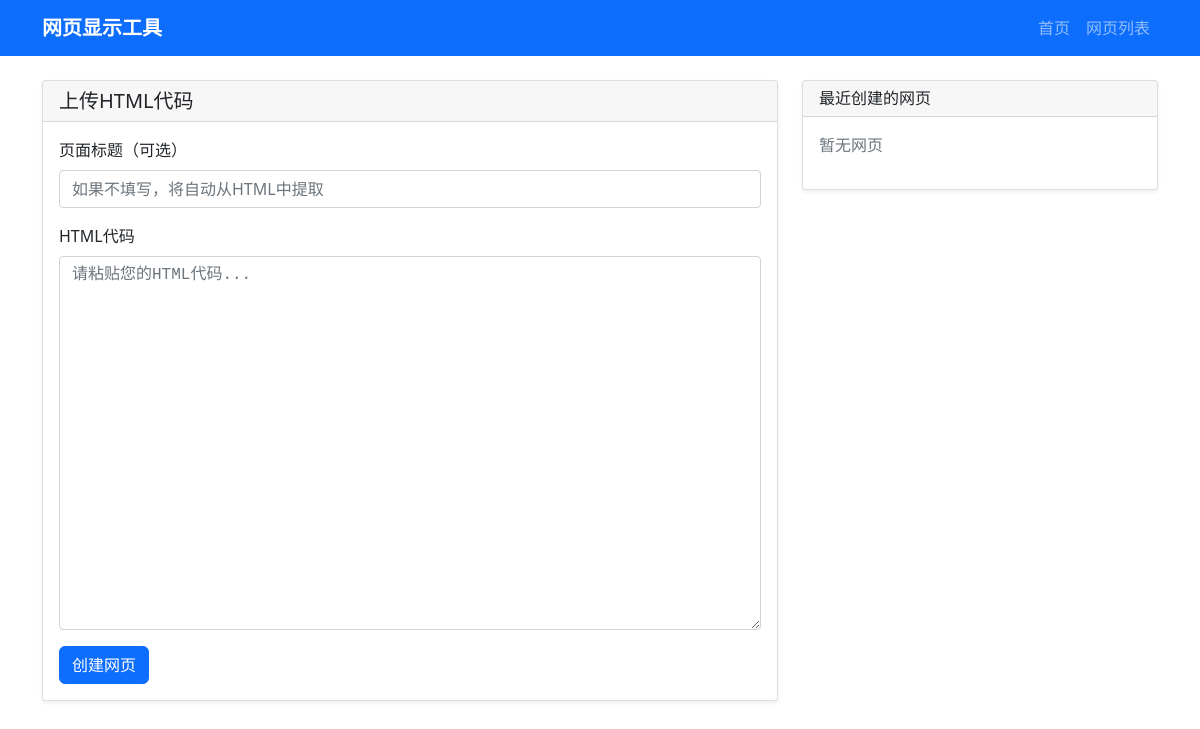
/web-render/, run on an earlier commit of the app's database.
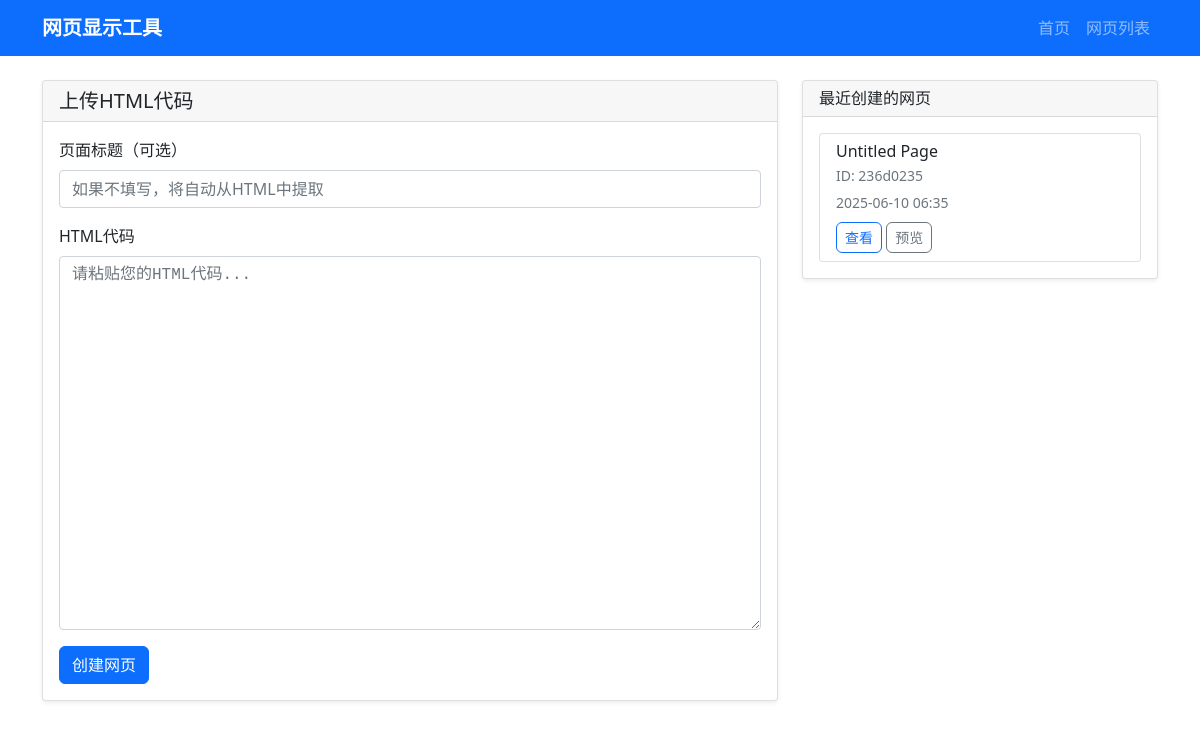
And on a later commit of the database.
### models.py (models this page shows, shortened)
class WebPage(Base):
    __tablename__ = "web_pages"
    id = Column(Integer, primary_key=True, index=True)
    page_id = Column(String(50), unique=True, index=True, nullable=False)
    title = Column(String(200), nullable=True)
    html_content = Column(Text, nullable=False)
    created_at = Column(DateTime(timezone=True), server_default=func.now())
    updated_at = Column(DateTime(timezone=True), onupdate=func.now())

### routers/pages.py (the view)
@router.get("/", response_class=HTMLResponse)
async def home(request: Request, db: Session = Depends(get_db)):
    pages = get_all_web_pages(db, limit=10)
    return templates.TemplateResponse(
        "upload.html",
        {"request": request, "pages": pages}
    )

### templates/upload.html (shortened to what this page needs)
{% extends "base.html" %}
{% block content %}
<div class="row">
    <div class="col-md-8">
        <div class="card">
            <div class="card-header">
                <h5 class="card-title mb-0">上传HTML代码</h5>
            </div>
            <div class="card-body">
                <form id="uploadForm">
                    <div class="mb-3">
                        <label for="title" class="form-label">页面标题（可选）</label>
                        <input type="text" class="form-control" id="title" name="title" placeholder="如果不填写，将自动从HTML中提取">
                    </div>
                    <div class="mb-3">
                        <label for="htmlContent" class="form-label">HTML代码</label>
                        <textarea class="form-control" id="htmlContent" name="html_content" rows="15" placeholder="请粘贴您的HTML代码..." required></textarea>
                    </div>
                    <button type="submit" class="btn btn-primary">创建网页</button>
                </form>
            </div>
        </div>
    </div>
    <div class="col-md-4">
        <div class="card">
            <div class="card-header">
                <h6 class="card-title mb-0">最近创建的网页</h6>
            </div>
            <div class="card-body">
                {% if pages %}
                    <div class="list-group">
                        {% for page in pages %}
                        <div class="list-group-item">
                            <h6 class="mb-1">{{ page.title or "无标题" }}</h6>
                            <p class="mb-1 text-muted small">ID: {{ page.page_id }}</p>
                            <small class="text-muted">{{ page.created_at.strftime('%Y-%m-%d %H:%M') }}</small>
                            <div class="mt-2">
                                <a href="/web-render/view/{{ page.page_id }}" class="btn btn-sm btn-outline-primary" target="_blank">查看</a>
                                <a href="/web-render/preview/{{ page.page_id }}" class="btn btn-sm btn-outline-secondary" target="_blank">预览</a>
                            </div>
                        </div>
                        {% endfor %}
                    </div>
                {% else %}
                    <p class="text-muted">暂无网页</p>
                {% endif %}
            </div>
        </div>
    </div>
</div>
{% endblock %}

### templates/base.html (shortened to what this page needs)
<!DOCTYPE html>
<html lang="zh-CN">
<head>
    <link href="https://cdn.jsdelivr.net/npm/bootstrap@5.1.3/dist/css/bootstrap.min.css" rel="stylesheet">
    <link rel="stylesheet" href="/web-render/static/css/style.css">
</head>
<body>
    <nav class="navbar navbar-expand-lg navbar-dark bg-primary">
        <div class="container">
            <a class="navbar-brand" href="/web-render/">网页显示工具</a>
            <div class="navbar-nav">
                <a class="nav-link" href="/web-render/">首页</a>
                <a class="nav-link" href="/web-render/list">网页列表</a>
            </div>
        </div>
    </nav>
    <main class="container mt-4">
        {% block content %}{% endblock %}
    </main>
</body>
</html>

### static/css/style.css (style rules this page uses)
.card { box-shadow: 0 0.125rem 0.25rem rgba(0, 0, 0, 0.075); border: 1px solid rgba(0, 0, 0, 0.125); }
.list-group-item { border: 1px solid rgba(0, 0, 0, 0.125); }
.navbar-brand { font-weight: bold; }
textarea { font-family: 'Courier New', monospace; font-size: 14px; }
.btn { border-radius: 0.375rem; }

What changed in the data, as far as the page shows it:
added WebPage: title "Untitled Page", page_id "236d0235", created_at "2025-06-10 06:35"
Also different on the page:
text no longer shown: "暂无网页"
